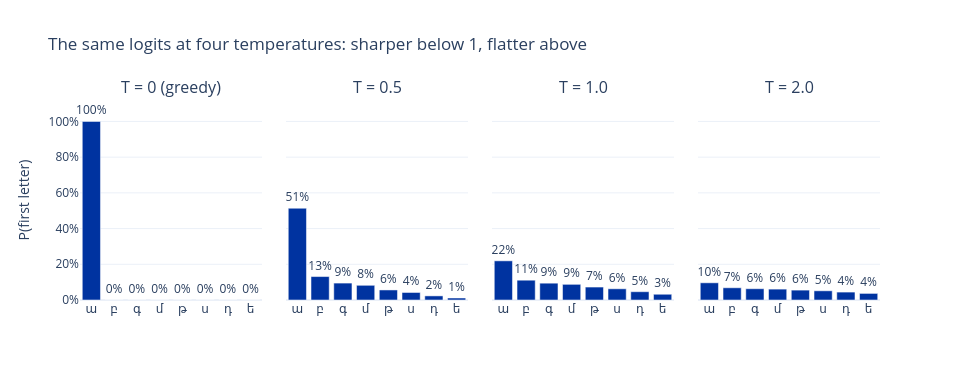

Notebook source saved alongside this figure:
### Markdown cell above
Now the real model. Which letter should a surname **start** with? That is one softmax - the
context `...` - shown at four temperatures (the 8 most likely first letters):

### Code cell
with torch.no_grad():
    z = final_model(torch.tensor([[0] * final_K]))[0]   # logits for the first letter
top = z.argsort(descending=True)[:8]                       # the 8 most likely first letters
temps = [0, 0.5, 1.0, 2.0]

fig = make_subplots(rows=1, cols=4, shared_yaxes=True, horizontal_spacing=0.03,
                    subplot_titles=[f"T = {T}" + (" (greedy)" if T == 0 else "") for T in temps])
for col, T in enumerate(temps, start=1):
    p = F.one_hot(z.argmax(), V).float() if T == 0 else F.softmax(z / T, dim=0)
    fig.add_bar(x=[itos[int(i)] for i in top], y=p[top].tolist(), marker_color=BLUE,
                text=[f"{v:.0%}" for v in p[top].tolist()], textposition="outside",
                cliponaxis=False, showlegend=False, row=1, col=col)
    print(f"T = {T}: the top 8 letters hold {p[top].sum():.0%} of the probability")
fig.update_yaxes(range=[0, 1.12], tickformat=".0%")
fig.update_yaxes(title_text="P(first letter)", row=1, col=1)
fig.update_layout(title="The same logits at four temperatures: sharper below 1, flatter above",
                  width=960, height=380, template="plotly_white",
                  uniformtext=dict(minsize=10, mode="show"))   # same label size on every bar
fig.show()

### Figure 1 — Plotly figure (JSON) as saved in the notebook; plotly's stock layout.template omitted (floating-point values rounded to 4 significant figures)
{"data": [{"cliponaxis": false, "marker": {"color": "#0033A0"}, "showlegend": false, "text": ["100%", "0%", "0%", "0%", "0%", "0%", "0%", "0%"], "textposition": "outside", "type": "bar", "x": ["ա", "բ", "գ", "մ", "թ", "ս", "դ", "ե"], "xaxis": "x", "y": [1.0, 0.0, 0.0, 0.0, 0.0, 0.0, 0.0, 0.0], "yaxis": "y"}, {"cliponaxis": false, "marker": {"color": "#0033A0"}, "showlegend": false, "text": ["51%", "13%", "9%", "8%", "6%", "4%", "2%", "1%"], "textposition": "outside", "type": "bar", "x": ["ա", "բ", "գ", "մ", "թ", "ս", "դ", "ե"], "xaxis": "x2", "y": [0.514, 0.1313, 0.09478, 0.0823, 0.05621, 0.04209, 0.02303, 0.01109], "yaxis": "y2"}, {"cliponaxis": false, "marker": {"color": "#0033A0"}, "showlegend": false, "text": ["22%", "11%", "9%", "9%", "7%", "6%", "5%", "3%"], "textposition": "outside", "type": "bar", "x": ["ա", "բ", "գ", "մ", "թ", "ս", "դ", "ե"], "xaxis": "x3", "y": [0.2193, 0.1109, 0.09419, 0.08777, 0.07254, 0.06277, 0.04643, 0.03222], "yaxis": "y3"}, {"cliponaxis": false, "marker": {"color": "#0033A0"}, "showlegend": false, "text": ["10%", "7%", "6%", "6%", "6%", "5%", "4%", "4%"], "textposition": "outside", "type": "bar", "x": ["ա", "բ", "գ", "մ", "թ", "ս", "դ", "ե"], "xaxis": "x4", "y": [0.09631, 0.06847, 0.06311, 0.06093, 0.05539, 0.05152, 0.04431, 0.03691], "yaxis": "y4"}], "layout": {"annotations": [{"font": {"size": 16}, "showarrow": false, "text": "T = 0 (greedy)", "x": 0.1138, "xanchor": "center", "xref": "paper", "y": 1.0, "yanchor": "bottom", "yref": "paper"}, {"font": {"size": 16}, "showarrow": false, "text": "T = 0.5", "x": 0.3712, "xanchor": "center", "xref": "paper", "y": 1.0, "yanchor": "bottom", "yref": "paper"}, {"font": {"size": 16}, "showarrow": false, "text": "T = 1.0", "x": 0.6288, "xanchor": "center", "xref": "paper", "y": 1.0, "yanchor": "bottom", "yref": "paper"}, {"font": {"size": 16}, "showarrow": false, "text": "T = 2.0", "x": 0.8862, "xanchor": "center", "xref": "paper", "y": 1.0, "yanchor": "bottom", "yref": "paper"}], "height": 380, "title": {"text": "The same logits at four temperatures: sharper below 1, flatter above"}, "uniformtext": {"minsize": 10, "mode": "show"}, "width": 960, "xaxis": {"anchor": "y", "domain": [0.0, 0.2275]}, "xaxis2": {"anchor": "y2", "domain": [0.2575, 0.485]}, "xaxis3": {"anchor": "y3", "domain": [0.515, 0.7425]}, "xaxis4": {"anchor": "y4", "domain": [0.7725, 1.0]}, "yaxis": {"anchor": "x", "domain": [0.0, 1.0], "range": [0, 1.12], "tickformat": ".0%", "title": {"text": "P(first letter)"}}, "yaxis2": {"anchor": "x2", "domain": [0.0, 1.0], "matches": "y", "range": [0, 1.12], "showticklabels": false, "tickformat": ".0%"}, "yaxis3": {"anchor": "x3", "domain": [0.0, 1.0], "matches": "y", "range": [0, 1.12], "showticklabels": false, "tickformat": ".0%"}, "yaxis4": {"anchor": "x4", "domain": [0.0, 1.0], "matches": "y", "range": [0, 1.12], "showticklabels": false, "tickformat": ".0%"}}}
